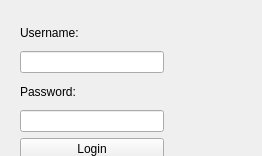
<?xml version="1.0" encoding="UTF-8"?>
<ui version="4.0">
 <class>LoginScreen</class>
 <widget class="QWidget" name="LoginScreen">
  <property name="geometry">
   <rect>
    <x>0</x>
    <y>0</y>
    <width>262</width>
    <height>156</height>
   </rect>
  </property>
  <property name="windowTitle">
   <string>Form</string>
  </property>
  <widget class="QWidget" name="layoutWidget">
   <property name="geometry">
    <rect>
     <x>20</x>
     <y>20</y>
     <width>144</width>
     <height>140</height>
    </rect>
   </property>
   <layout class="QVBoxLayout" name="verticalLayout">
    <item>
     <widget class="QLabel" name="Username">
      <property name="text">
       <string>Username:</string>
      </property>
     </widget>
    </item>
    <item>
     <widget class="QLineEdit" name="usernameLineEdit"/>
    </item>
    <item>
     <widget class="QLabel" name="passwordLabel">
      <property name="text">
       <string>Password:</string>
      </property>
     </widget>
    </item>
    <item>
     <widget class="QLineEdit" name="passwordLineEdit">
      <property name="echoMode">
       <enum>QLineEdit::EchoMode::Password</enum>
      </property>
     </widget>
    </item>
    <item>
     <widget class="QPushButton" name="loginButton">
      <property name="text">
       <string>Login</string>
      </property>
     </widget>
    </item>
   </layout>
  </widget>
 </widget>
 <resources/>
 <connections/>
</ui>
